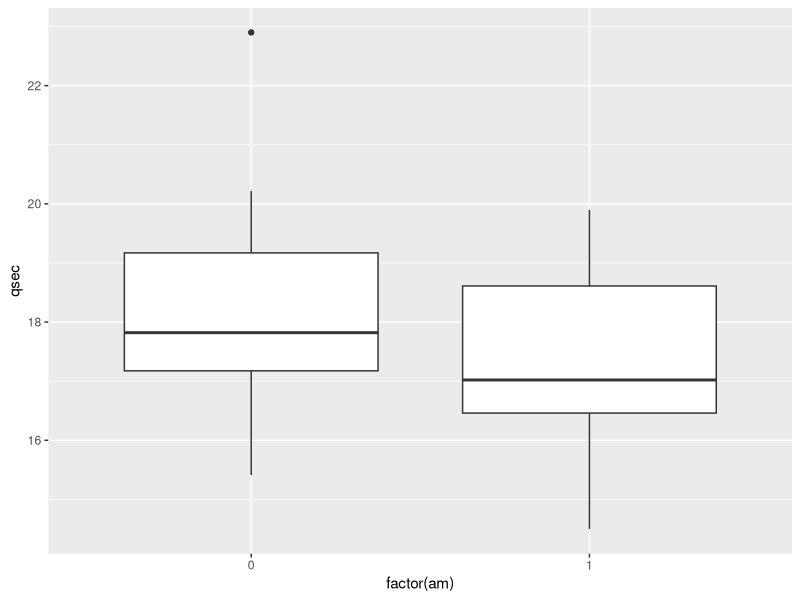
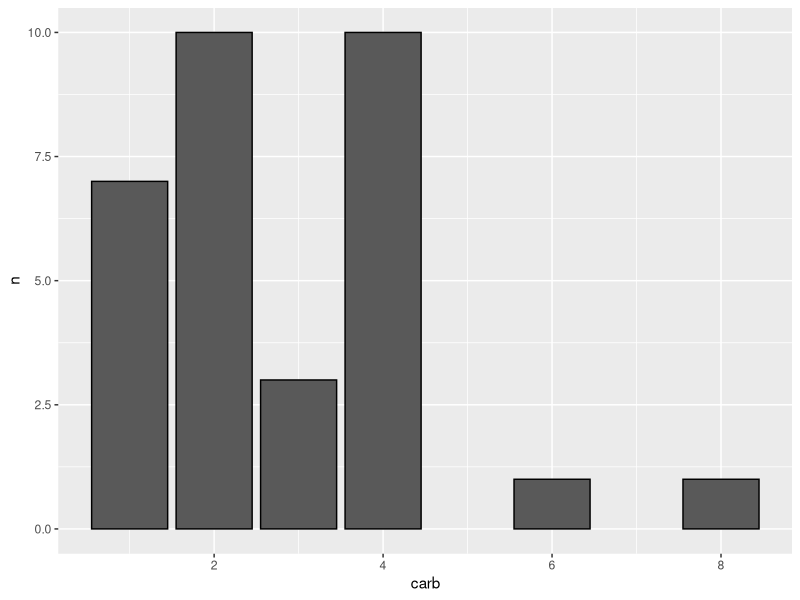
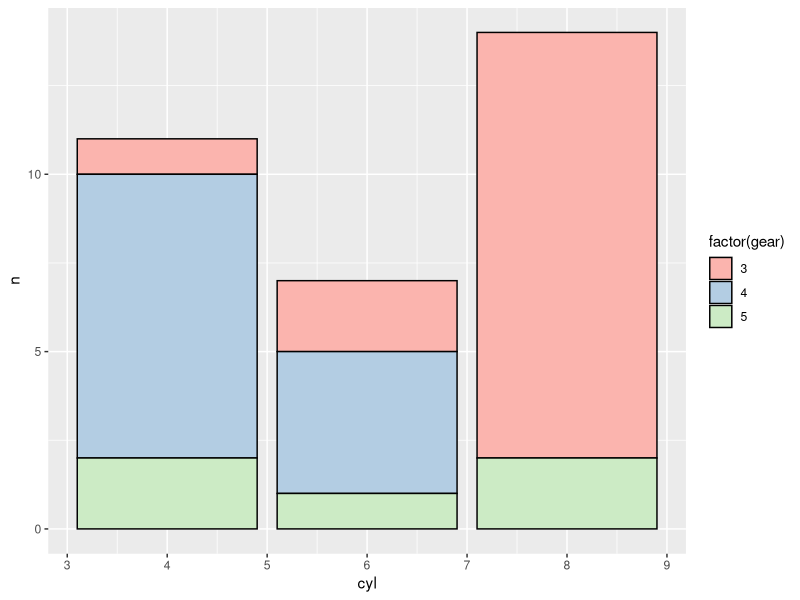
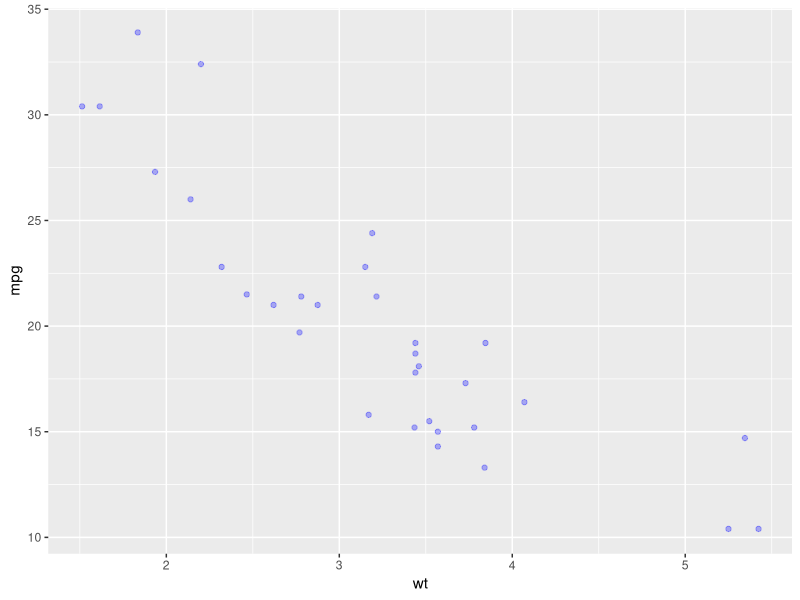
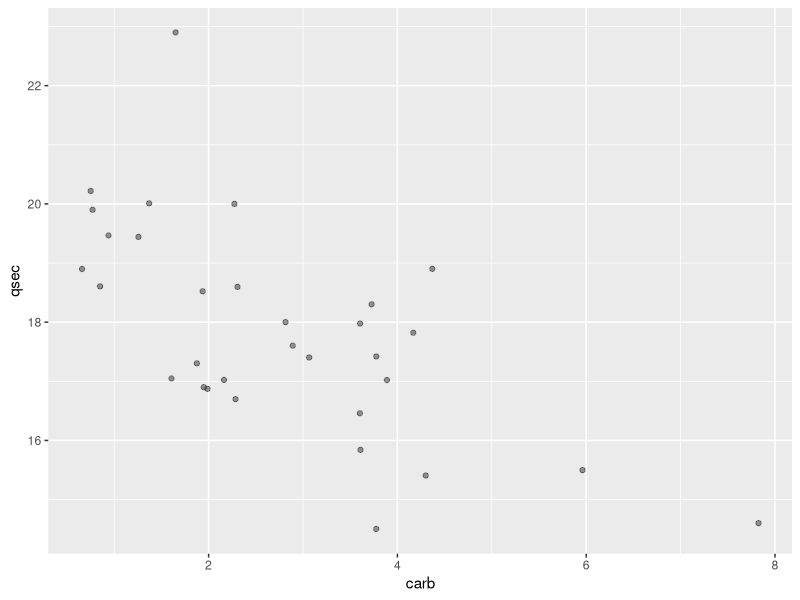
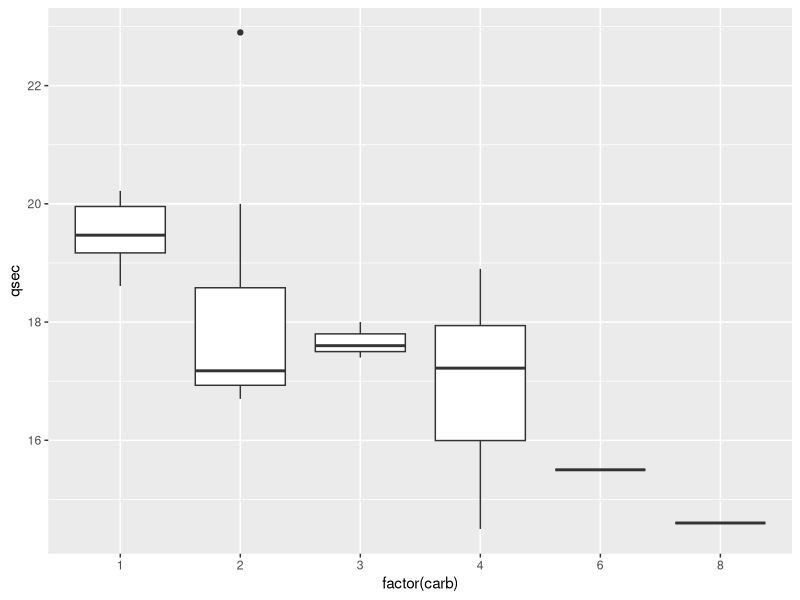
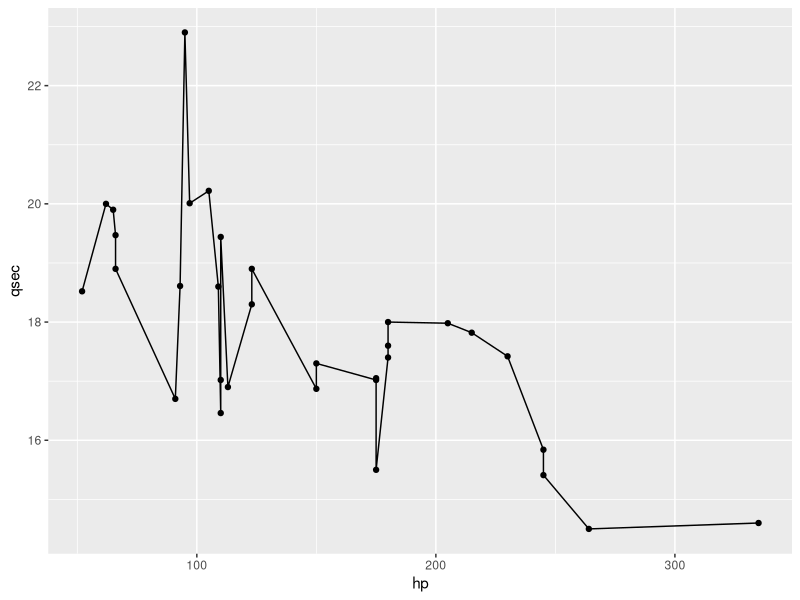

Recreate these plots in R, in order.
#head(mtcars,4)
#mpg cyl disp  hp drat    wt  qsec vs am gear carb
#Mazda RX4      21.0   6  160 110 3.90 2.620 16.46  0  1    4    4
#Mazda RX4 Wag  21.0   6  160 110 3.90 2.875 17.02  0  1    4    4
#Datsun 710     22.8   4  108  93 3.85 2.320 18.61  1  1    4    1
#Hornet 4 Drive 21.4   6  258 110 3.08 3.215 19.44  1  0    3    1
dim(mtcars)
library(ggplot2)
library(dplyr)
library(RColorBrewer)

#Ejercicio 1
ggplot(mtcars, aes(factor(am), qsec)) +
  geom_boxplot()

#ejercicio 2

container<-mtcars%>%count(carb)
View(container)
ggplot(container, aes(x=carb,y=n)) +
  geom_col( colour = "black")

#ejercicio 3
contenedor<-mtcars%>%count(cyl, gear)
View(contenedor)
ggplot(contenedor, aes(x=cyl, y=n, fill=factor(gear))) +
  geom_col( colour = "black") +
  scale_fill_brewer(palette = "Pastel1")

#ejercicio 4

ggplot(mtcars, aes(x = wt, y = mpg)) +
  geom_point(alpha = 0.3, color = "blue")


#ejercicio 5 propuestas
#mas carburadores menor tiempo de qsec
ggplot(mtcars, aes(x = carb, y = qsec)) +
  geom_jitter(alpha = 0.4)

ggplot(mtcars, aes(factor(carb), qsec)) +
  geom_boxplot()

#ejercicio 5
#un idea rapida podria ser que mas HP representa mayor aceleracion
#para comprobar esto se utilizo un grafico de linea en conjunto con un 
#grafico de puntos para resaltar mas lo lugares de interes de la curva
ggplot(mtcars, aes(hp, qsec)) +
  geom_line()+
  geom_point(size = 1.5)

# de este grafico vemos que si bien a mayor hp en lo general si se consigue reducir el tiempo
#que demora el vehiculo en recorrer 1/4 de milla, la funcion no es del todo lineal
#teniendo saltos y caidas interesantes de analizar por separado 


